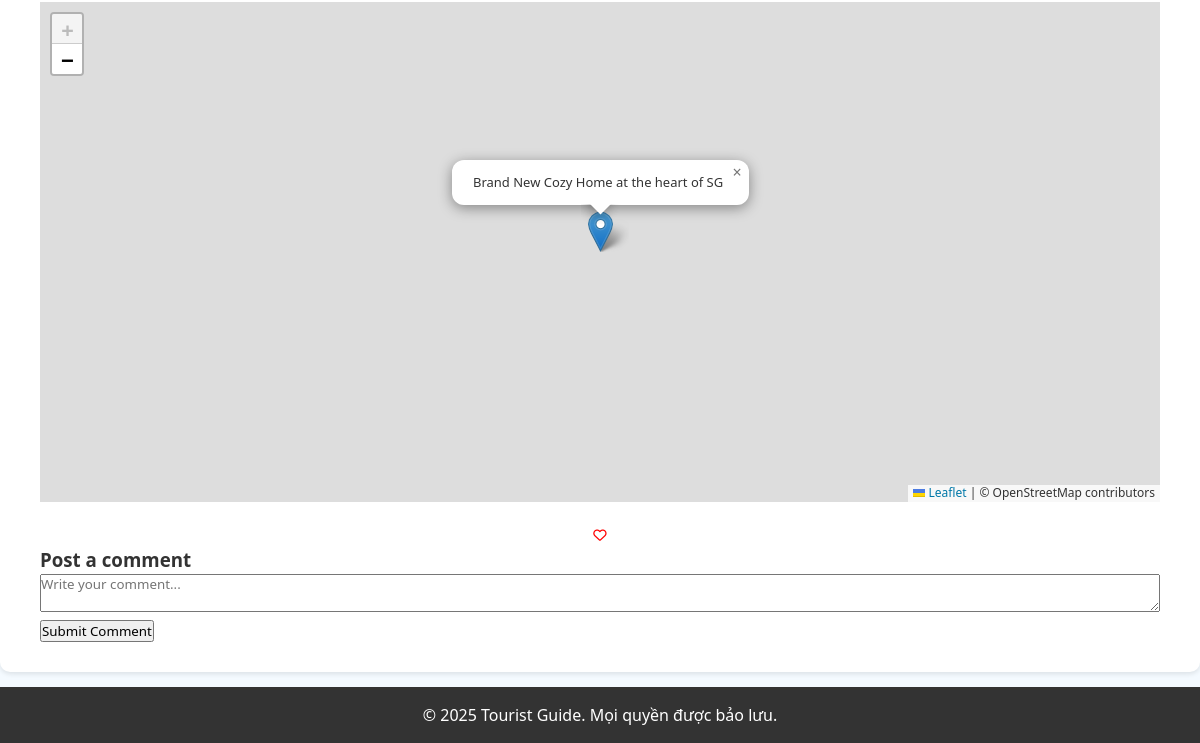
Before: /AC003/ (lower part) with the older database file.
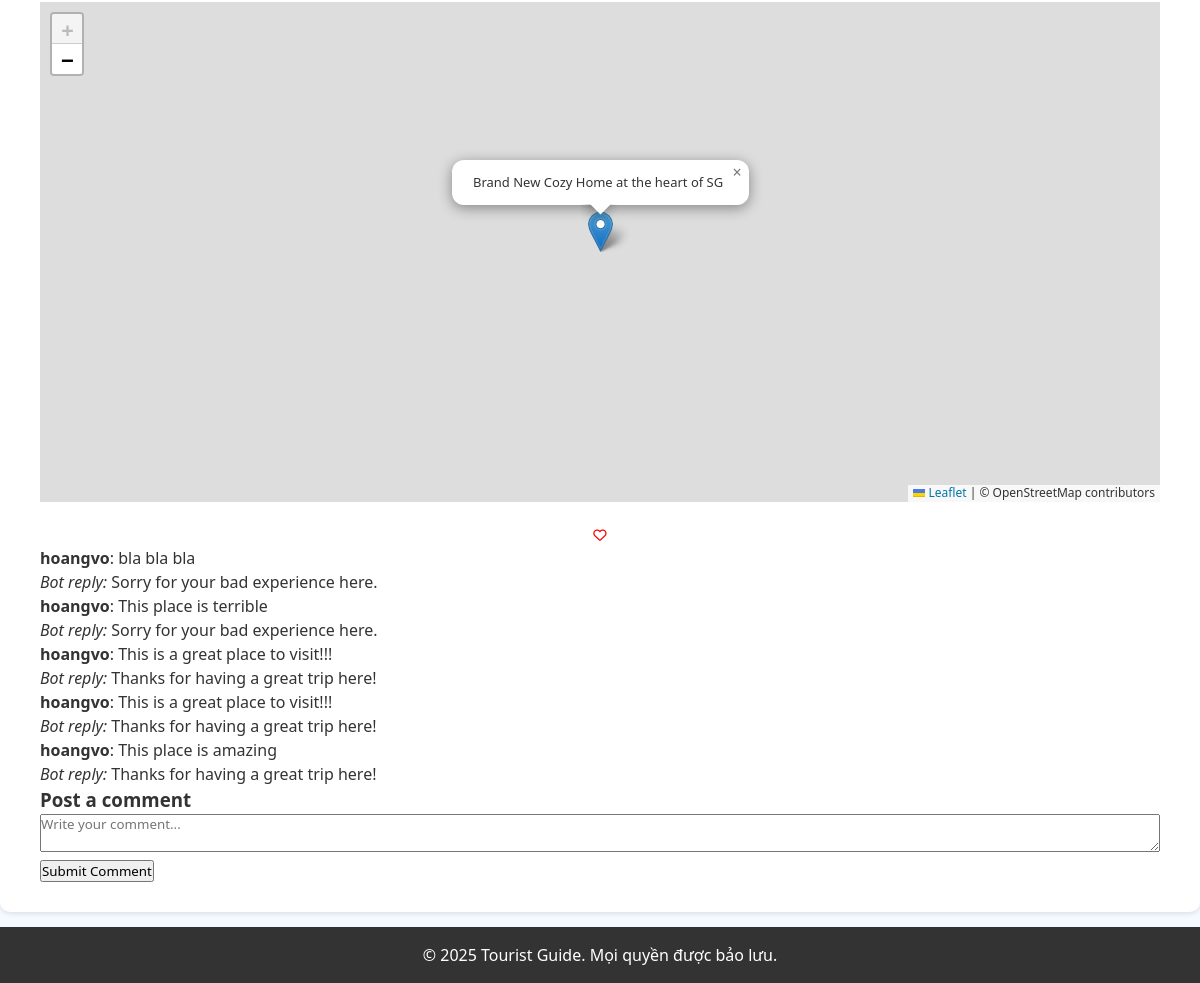
After: the same page with the newer database file.
### location/models.py (models this page shows, shortened)
class Comment(models.Model):
    user = models.ForeignKey(User, on_delete=models.CASCADE, related_name='comments')
    location = models.ForeignKey(Location, on_delete=models.CASCADE, related_name='comments')
    content = models.TextField()
    created_at = models.DateTimeField(auto_now_add=True)
    updated_at = models.DateTimeField(auto_now=True)
    is_edited = models.BooleanField(default=False)
    is_flagged = models.BooleanField(default=False)
    bot_reply = models.TextField(blank=True, null=True)
    parent = models.ForeignKey('self', on_delete=models.CASCADE, null=True, blank=True, related_name='replies')
    class Meta:
        ordering = ['-created_at']  # Show newest comments first

### location/views.py (the view)
# urls.py: path('<str:location_code>/',views.location_display, name='display_location'),
def location_display(request, location_code):
    if request.method == "POST":
        content = request.POST.get('content', '').strip()
        if not content:
            return redirect('location_display', location_code=location_code)
        location = get_object_or_404(Location, code=location_code)
        sentiment = predict_sentiment(content)
        if sentiment == "positive":
            bot_reply = "Thanks for having a great trip here!"
        elif sentiment == "negative":
            bot_reply = "Sorry for your bad experience here."
        else:
            bot_reply = "Thanks for your feedback!"
        Comment.objects.create(
            location=location,
            user=request.user,
            content=content,
            bot_reply=bot_reply
        )
        return redirect('display_location', location_code = location_code)
    else:
        look_up = get_object_or_404(Location, code=location_code)
        comments = Comment.objects.filter(location=look_up).prefetch_related('replies')
        rating = round(look_up.rating * 2) / 2
        full_stars = int(rating)
        has_half = (rating - full_stars) >= 0.5
        star_html = '<i class="fas fa-star"></i>' * full_stars
        if has_half:
            star_html += '<i class="fas fa-star-half-alt"></i>'
            empty_stars = 5 - full_stars - 1
        else:
            empty_stars = 5 - full_stars
        star_html += '<i class="far fa-star"></i>' * empty_stars
        if request.user.is_authenticated and look_up.loc and look_up.loc.user == request.user:
            favourite_symbol = '<i class="fa-solid fa-heart"></i>'
        else:
            favourite_symbol = '<i class="fa-regular fa-heart"></i>'
        lat, long = look_up.coordinate.split(", ")
        open_time = look_up.open_time.strftime("%H:%M")
        close_time = look_up.close_time.strftime("%H:%M")
        if open_time == "00:00" and close_time == "23:59":
            open_time = "All day"
        elif look_up.close_time < look_up.open_time:
            open_time = f"{open_time} - {close_time} (The next day)"
        else:
            open_time = f"{open_time} - {close_time}"
        comments = Comment.objects.filter(location=look_up, parent=None).prefetch_related('replies').order_by('-created_at')
        return render(request, "display_location/display.html", {
            "code": look_up.code,
            "location_name": look_up.location,
            "type": look_up.type,
            "open_time": open_time,
            "ticket_info": look_up.ticket_info,
            "address": look_up.address,
            "image_path": look_up.image_path,
            "long_description": look_up.long_description,
            "favourite_symbol": favourite_symbol,
            "lat": lat,
            "long": long,
            "star_html": star_html,
            "comments": comments,
            "location_obj": look_up  # needed for POST form
        })

### location/templates/display_location/display.html (shortened to what this page needs)
{% extends "layout/layout.html" %}
{% load static %}
{% block css %}
<link rel="stylesheet" href="{% static 'css/display_location.css' %}">
<link rel="stylesheet" href="https://unpkg.com/leaflet/dist/leaflet.css" />
<link rel="stylesheet" href="{% static 'css/display_location.css' %}?v={{ timestamp }}">
{% endblock %}
{% block body %}
<div class="location-container">
    <div id="map"></div>
    <div class="favourite-block">
        <div class="favourite-location">
            <form method="post" action="{% url 'locations' %}" class="fav-form" style="display:inline;">
                <button type="submit" style="background: none; border: none; padding: 0; cursor: pointer;">
                    {{ favourite_symbol|safe }}
                </button>
            </form>
        </div>
    </div>
    {% for comment in comments %}
        <div class="comment">
            <p><strong>{{ comment.user.username }}</strong>: {{ comment.content }}</p>
            <p><em>Bot reply:</em> {{ comment.bot_reply }}</p>
        </div>
    {% endfor %}
    <h3>Post a comment</h3>
    <form method="post" action="{% url 'display_location' code %}">
        <textarea name="content" placeholder="Write your comment..." required></textarea>
        <button type="submit">Submit Comment</button>
    </form>
</div>
{% endblock %}

### location/templates/layout/layout.html (shortened to what this page needs)
{% load static %}
<!DOCTYPE html>
<html lang="en-US" lang="vi">
<head>
    <link rel="stylesheet" href="{% static 'css/layout.css' %}?v={{ timestamp }}">
    <link rel="stylesheet" href="https://cdnjs.cloudflare.com/ajax/libs/font-awesome/6.5.0/css/all.min.css">
    {% block css %}{% endblock %}
</head>
<body>
    <div class="wrapper">
        <main>
            {% block body %}
            {% endblock %}
        </main>
        <footer>
            <p>&copy; 2025 Tourist Guide. Mọi quyền được bảo lưu.</p>
        </footer>
    </div>
</body>
</html>

### location/static/css/layout.css (style rules this page uses)
* { margin: 0; padding: 0; box-sizing: border-box; font-family: 'Segoe UI', Tahoma, Geneva, Verdana, sans-serif; }
html, body { width: 100%; height: 100%; overflow-x: hidden; }
body { background-color: #f4faff; color: #333; min-height: 100vh; }
.wrapper { min-height: 100vh; display: flex; flex-direction: column; }
main { flex: 1; }
footer { background-color: #333; color: white; padding: 20px; text-align: center; }
footer { padding: 1rem; text-align: center; }

### location/static/css/display_location.css (style rules this page uses)
body { line-height: 1.5; }
.location-container { display: flex; flex-direction: column; margin: 30px auto 15px auto; width: 100%; max-width: 1200px; padding: 30px 40px; background-color: white; border-radius: 10px; box-shadow: 0px 2px 5px rgba(0, 0, 0, 0.1); }
.favourite-block { display: block; margin-top: 20px; }
.favourite-location { flex: 1; align-items: top; text-align: center; }
.favourite-location i { color: red; }

### location/templates/display_location/display.html (style rules this page uses)
#map { height: 500px; width: 100%; }
textarea { width: 100%; resize: vertical; }

Changed rows visible on the page:
added Comment: user.username "hoangvo", content "bla bla bla", bot_reply "Sorry for your bad experience here."
added Comment: user.username "hoangvo", content "This place is terrible", bot_reply "Sorry for your bad experience here."
added Comment: user.username "hoangvo", content "This is a great place to visit!!!", bot_reply "Thanks for having a great trip here!"
added Comment: user.username "hoangvo", content "This is a great place to visit!!!", bot_reply "Thanks for having a great trip here!"
added Comment: user.username "hoangvo", content "This place is amazing", bot_reply "Thanks for having a great trip here!"
